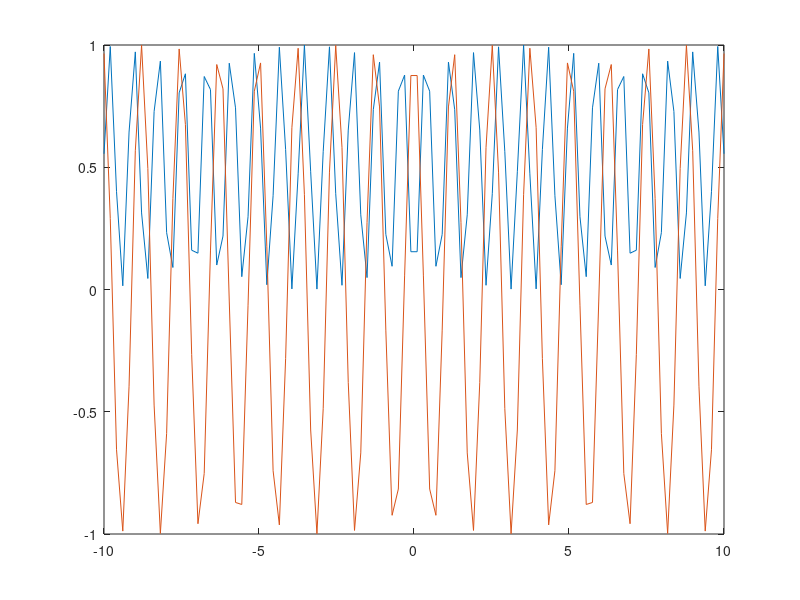

MATLAB code to generate this figure:
function ej3p1

% Ejercicios 3,4
%% a)
x = linspace (-10,10);

f3a = @(x) sqrt ((1-x)./(1+x));
plot (x, f3a(x));

%% b)
x = linspace (-10,10);

f3b = @(x) x./log(x);
plot (x,f3b(x));

%% c) 
x = linspace (-10,10);

f3c = @(x) sqrt (1-x) + sqrt(x-2);
plot (x,f3c(x));

%% d) 
x = linspace (-10,10);

f3d = @(x) 3*ones(size(x));
plot (x,f3d(x));

%% e)
x = linspace (.5,10);

f3e = @(x) x.^(-1);
plot (x,f3e(x));

%% f)

x = linspace (3,10);

f3f = @(x) log(1./(x-2));
plot (x,f3f(x));

%% g)

x = linspace (-5,5);
r = 5*ones (size (x));
f3g = @(x,r) sqrt(r.^2 - x.^2);
plot (x,f3g(x,r));

%% h)
t = linspace (-10,10);
f3h = @(t) [(sin(4*t).^2); cos(5*t)];
y = f3h(t);
plot (t,y (1,:), t, y(2,:));
shg
